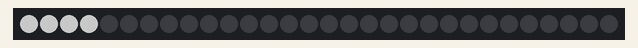
This sketch was run on a simulated Arduino Uno, built with avr-gcc and run on an emulated ATmega328P. On the bench: 30 RGB LEDs in strip order, left to right. Dim RGB values are drawn brighter than linear; colours are those a GRB WS2812 strip shows for the declared byte order.

Above: at 0.1 s.
At 7.1 s:
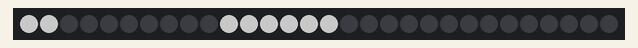
At 14.1 s:
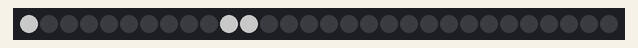
At 36.2 s:
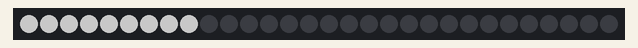

The sketch:

program_10.ino
```cpp
#include <FastLED.h>
// how many number of LEDs in your strip?
#define NUM_LEDS 30

#define DATA_PIN 3
#define CLOCK_PIN 12
#define BRIGHTNESS 100
#define COLOR_ORDER RGB

// Define the array of leds
CRGB leds[NUM_LEDS];
void setup() {
  // FastLED.addLeds<WS2812B, DATA_PIN, COLOR_ORDER>(leds,
  // NUM_LEDS).setCorrection(TypicalLEDStrip);
  FastLED.addLeds<WS2812B, DATA_PIN, RGB>(leds, NUM_LEDS);
  FastLED.setBrightness(BRIGHTNESS);
}

void loop() {
  for (int i = 40; i >= 0; i--) {
    // clear the LEDs
    for (int j = 0; j < NUM_LEDS; j++) {
      leds[j] = CRGB::Black;
    }

    // display the current number
    if (i >= 10) {
      // display tens digit
      for (int j = 0; j < (i / 10); j++) {
        leds[j] = CRGB::White;
      }
      // display ones digit
      for (int j = 0; j < (i % 10); j++) {
        leds[j + 10] = CRGB::White;
      }
    } else {
      // display ones digit
      for (int j = 0; j < i; j++) {
        leds[j] = CRGB::White;
      }
    }
    FastLED.show(); // update the LEDs

    delay(500); // delay for 500 milliseconds
  }
}
/*
This program will display the numbers 40, 39, 38, ..., 0, with each number
appearing for at least 500 milliseconds. The tens digit is displayed on the
first 10 LEDs and the ones digit is displayed on the next 10 LEDs. If the number
is less than 10, it is displayed on the first 10 LEDs. This will repeat
indefinitely.
*/
```
